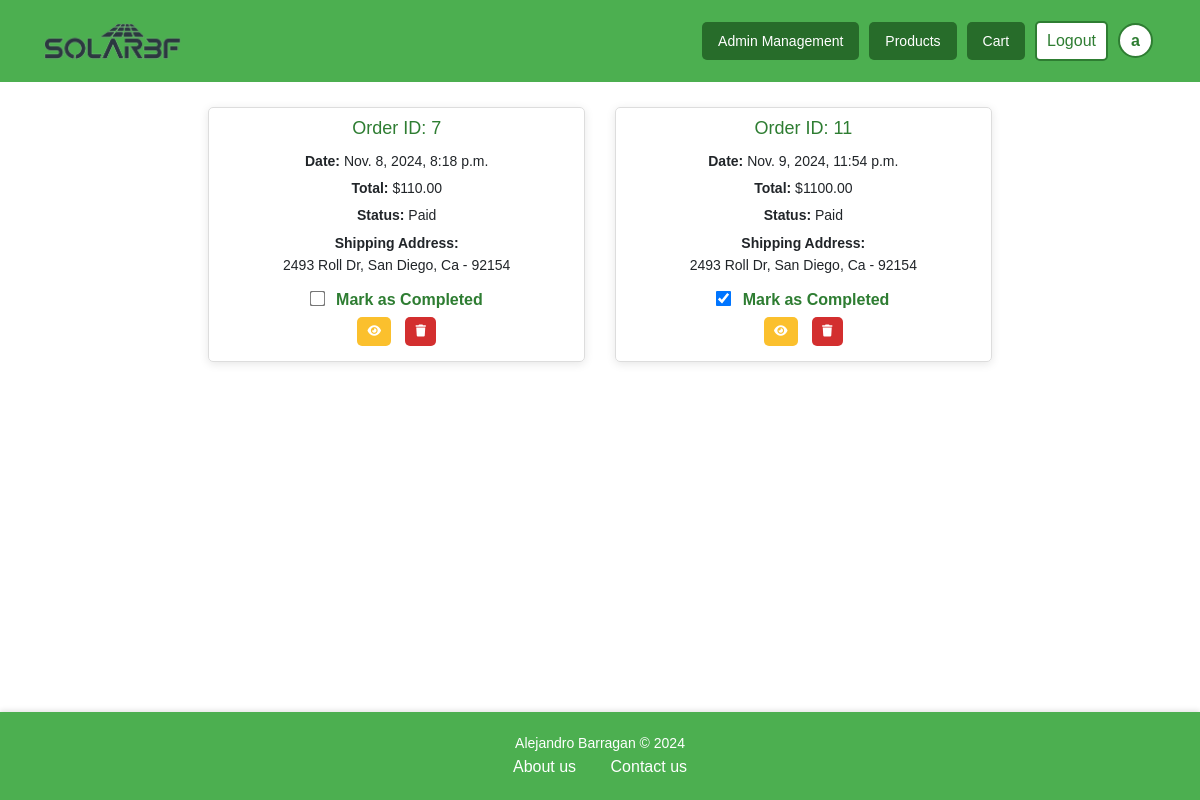
Page /orders/ (signed in) on the committed database.
### accounts/models.py (models this page shows, shortened)
class CustomUser(AbstractUser):
    USER_TYPE_CHOICES = (
        ('user', 'User'),
        ('worker', 'Worker'),
        ('admin', 'Admin'),
    )
    role = models.CharField(max_length=10, default='user')
    team = models.ForeignKey(
        Team,
        on_delete=models.SET_NULL,
        blank=True, null=True,
        related_name='members'
    )
    email = models.EmailField(unique=True)
    street_address = models.CharField(max_length=255, blank=True, null=True)
    city = models.CharField(max_length=100, blank=True, null=True)
    state = models.CharField(max_length=100, blank=True, null=True)
    zip_code = models.CharField(max_length=20, blank=True, null=True)
    country = models.CharField(max_length=100, blank=True, null=True)

### orders/models.py (models this page shows, shortened)
class Order(models.Model):
    user = models.ForeignKey(CustomUser, on_delete=models.CASCADE)
    order_total = models.DecimalField(max_digits=10, decimal_places=2)
    shipping_address = models.ForeignKey(ShippingAddress, on_delete=models.CASCADE)
    created_at = models.DateTimeField(auto_now_add=True)
    is_paid = models.BooleanField(default=False)
    is_completed = models.BooleanField(default=False)

class ShippingAddress(models.Model):
    user = models.ForeignKey(CustomUser, on_delete=models.CASCADE)
    address = models.CharField(max_length=255)
    state = models.CharField(max_length=100)
    city = models.CharField(max_length=100)
    postal_code = models.CharField(max_length=20)
    country = models.CharField(max_length=50)

### orders/views.py (the view)
# urls.py: path('', views.order_list, name='orders'),
@user_passes_test(is_staff)
@login_required
def order_list(request):
    orders = Order.objects.filter(user=request.user)
    return render(request, 'admin/orders.html', {
        'orders': orders,
    })

### accounts/views.py (called while the page is built)
def is_staff(user):
    return user.is_staff or user.role in ['admin', 'worker']

### templates/admin/orders.html (shortened to what this page needs)
{% extends 'base.html' %}
{% load static %}
{% block style %}
    <link rel="stylesheet" href="{% static 'css/orders.css' %}"/>
    <link rel="stylesheet" href="{% static 'css/card.css' %}"/>
{% endblock %}
{% block content %}
<div class="cardb-list">
    {% if orders %}
        {% for order in orders %}
            <div class="cardb-item">
                <h3>Order ID: {{ order.id }}</h3>
                <p><strong>Date:</strong> {{ order.created_at }}</p>
                <p><strong>Total:</strong> ${{ order.order_total }}</p>
                <p><strong>Status:</strong> {% if order.is_paid %} Paid {% else %} Pending {% endif %}</p>
                <p><strong>Shipping Address:</strong><br>
                    {{ order.shipping_address.address }}, {{ order.shipping_address.city }}, {{ order.shipping_address.state }} - {{ order.shipping_address.postal_code }}
                </p>
                <div>
                    <form action="{% url 'toggle_order_completed' order.id %}" method="POST" style="margin-top: 10px;">
                        <label>
                            <input type="checkbox" onchange="this.form.submit()" {% if order.is_completed %}checked{% endif %}>
                            Mark as Completed
                        </label>
                    </form>
                    <button class="btn-custom btn-small btn-info" data-toggle="modal" data-target="#viewOrderModal{{ order.id }}" title="View">
                        <i class="fa-solid fa-eye"></i>
                    </button>
                    <button class="btn-custom btn-small btn-danger" data-toggle="modal" data-target="#deleteOrderModal{{ order.id }}" title="Delete">
                        <i class="fa-solid fa-trash"></i>
                    </button>
                </div>
            </div>
        {% endfor %}
    {% else %}
        <p>You have no orders.</p>
    {% endif %}
</div>
{% endblock %}

### templates/components/navbar.html (shortened to what this page needs)
{% load static %}
{% block style %}
    <link rel="stylesheet" href="{% static 'css/navbar.css' %}"/>
{% endblock %}
{% block content %}
<div class="navbar-container">
    <nav class="navbar">
        <div class="container">
            <a class="nav-link navbar-brand nav-logo" href="{% url 'home' %}">
                <img src="{% static 'images/SolarBFLogo1-1.png' %}" alt="">
            </a>
            <div class="nav-links" id="nav-links">
                {% if user.is_authenticated %}
                    {% if user.is_staff or user.role == 'worker' %}
                        <a class="btn-custom btn-medium btn-primary" href="{% url 'management' %}">Admin Management</a>
                    {% endif %}
                        <a class="btn-custom btn-medium btn-primary" href="{% url 'products' %}">Products</a>
                        <a class="btn-custom btn-medium btn-primary" href="{% url 'cart' %}">Cart</a>
                        <a class="btn-custom btn-logout" href="{% url 'logout' %}">Logout</a>
                        <a class="btn-custom btn-profile" href="{% url 'profile' %}">{{ user.username|slice:":1" }}</a>
                    {% else %}
                        <a class="btn-login" href="{% url 'login' %}">Login</a>
                    {% endif %}
            </div>
        </div>
    </nav>
</div>
{% endblock %}

### static/css/base.css (style rules this page uses)
* { box-sizing: border-box; margin: 0; padding: 0; }
body { background-color: linear-gradient(135deg, #f8f9fa 0%, #e9ecef 100%); font-family: Arial, sans-serif; line-height: 1.6; }
a { text-decoration: none; }
img { max-width: 100%; height: auto; }
.btn-custom { display: inline-block; border: none; border-radius: 5px; cursor: pointer; transition: all 0.3s ease; text-align: center; text-decoration: none; margin: 5px; }
.btn-custom.btn-medium { padding: 8px 16px; font-size: 14px; }
.btn-custom.btn-small { padding: 5px 10px; font-size: 12px; }
.btn-primary { background-color: #276c2a; color: white; }
.btn-danger { background-color: #D32F2F; color: white; }
.btn-info { background-color: #FBC02D; color: white; }

### static/css/orders.css (style rules this page uses)
.cardb-item h3 { font-size: 18px; margin-bottom: 10px; color: #2E7D32; }
.cardb-item p { font-size: 14px; margin: 5px 0; }
.cardb-item label { font-weight: bold; color: #2E7D32; }
.cardb-item input[type="checkbox"] { margin-right: 8px; transform: scale(1.2); }

### static/css/card.css (style rules this page uses)
.cardb-list { display: flex; flex-wrap: wrap; gap: 20px; justify-content: center; margin-bottom: 20px; padding: 20px; }
.cardb-item { border: 1px solid #ddd; border-radius: 5px; width: 250px; text-align: center; padding: 10px; box-shadow: 0 2px 10px rgba(0, 0, 0, 0.1); transition: transform 0.2s; margin: 5px; }
@media (max-width: 1200px) { .cardb-item { width: calc(33.33% - 10px); } }

### static/css/navbar.css (style rules this page uses)
.navbar-container { background-color: #4CAF50; }
.navbar { display: flex; justify-content: center; align-items: center; padding: 1rem; }
.container { display: flex; justify-content: space-between; align-items: center; width: 100%; }
.navbar-brand { margin-right: auto; font-size: 1.5rem; color: #fff; text-decoration: none; }
.nav-links { display: flex; align-items: center; }
.navbar .btn-logout, .btn-login { background-color: white; color: #2E7D32; border: 2px solid #2E7D32; padding: 5px 10px; border-radius: 5px; font-size: 16px; cursor: pointer; transition: all 0.3s ease; }
.navbar .btn-profile { background-color: white; color: #2E7D32; border: 2px solid #2E7D32; border-radius: 50%; font-size: 16px; width: 35px; height: 35px; display: flex; align-items: center; justify-content: center; font-weight: bold; cursor: pointer; transition: all 0.3s ease; }
.nav-logo { display: flex; align-items: center; height: 100%; padding: 5px 0; }
.nav-logo img { max-height: 40px; width: auto; object-fit: contain; }

### static/css/footer.css (style rules this page uses)
html, body { height: 100%; margin: 0; }
body { display: flex; flex-direction: column; }

### rows in the picture
CustomUser: username "a"
Order: id "7", created_at "Nov. 8, 2024, 8:18 p.m.", order_total "110.00", is_paid "Paid", shipping_address.address "2493 Roll Dr", shipping_address.city "San Diego", shipping_address.state "Ca", shipping_address.postal_code "92154"
Order: id "11", created_at "Nov. 9, 2024, 11:54 p.m.", order_total "1100.00", is_paid "Paid", shipping_address.address "2493 Roll Dr", shipping_address.city "San Diego", shipping_address.state "Ca", shipping_address.postal_code "92154", is_completed "☑"
